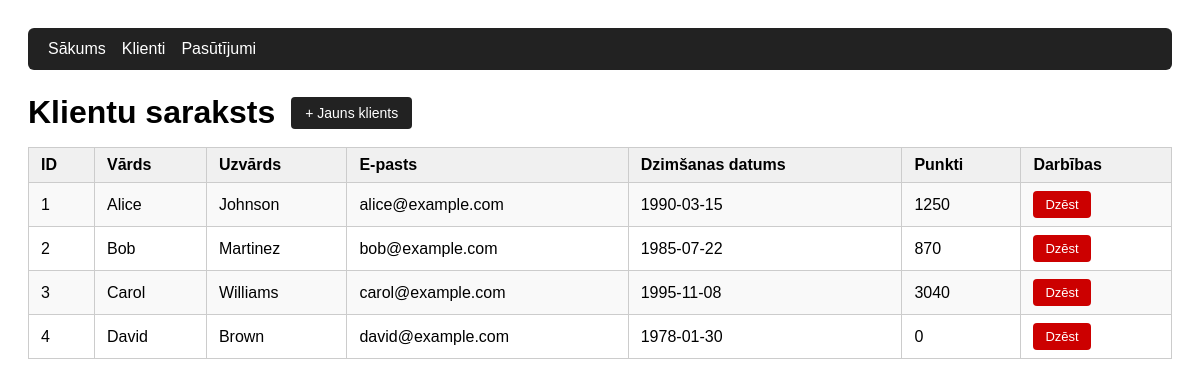
Page /customers on the committed database.
### tables this page shows
CREATE TABLE `customers` (
  `customer_id` int unsigned NOT NULL AUTO_INCREMENT,
  `first_name` varchar(50) NOT NULL,
  `last_name` varchar(50) NOT NULL,
  `email` varchar(255) NOT NULL,
  `birth_date` date NOT NULL,
  `points` int unsigned NOT NULL DEFAULT '0',
  PRIMARY KEY (`customer_id`),
  UNIQUE KEY `email` (`email`)
);

### src/controllers/CustomerController.php (called while the page is built, shortened)
<?php
class CustomerController
{
    public static function index(): void
    {
        $withOrders = isset($_GET['with-orders']) && $_GET['with-orders'] === 'full';
        $customers  = $withOrders ? Customer::getAllWithOrders() : Customer::getAll();
        require __DIR__ . '/../views/customers.php';
    }
}

### db/DB.php (called while the page is built, shortened)
<?php
class DB
{
    private static PDO $pdo;
    public static function connect(): void
    {
        self::$pdo = new PDO(
            "mysql:host={$_ENV['DB_HOST']};dbname={$_ENV['DB_NAME']};charset=utf8mb4",
            $_ENV['DB_USER'],
            $_ENV['DB_PASS']
        );
        self::$pdo->setAttribute(PDO::ATTR_ERRMODE, PDO::ERRMODE_EXCEPTION);
    }
    public static function query(string $sqlQuery): array
    {
        $stmt = self::$pdo->query($sqlQuery);
        return $stmt->fetchAll(PDO::FETCH_ASSOC);
    }
}

### src/models/Customer.php (called while the page is built, shortened)
<?php
class Customer
{
    public function __construct(array $row)
    {
        $this->customer_id = $row['customer_id'];
        $this->first_name  = $row['first_name'];
        $this->last_name   = $row['last_name'];
        $this->email       = $row['email'];
        $this->birth_date  = $row['birth_date'];
        $this->points      = $row['points'];
    }
    public static function getAll(): array
    {
        $rows = DB::query('SELECT * FROM customers');
        return array_map(fn($row) => new self($row), $rows);
    }
}

### src/views/customers.php (the view, shortened to what this page needs)
<!DOCTYPE html>
<html lang="lv">
<head>
</head>
<body>
    <?php require __DIR__ . '/nav.php'; ?>
    <div class="top">
        <h1>Klientu saraksts</h1>
        <a href="/customers/create" class="btn">+ Jauns klients</a>
    </div>
    <table>
        <tr>
            <th>ID</th>
            <th>Vārds</th>
            <th>Uzvārds</th>
            <th>E-pasts</th>
            <th>Dzimšanas datums</th>
            <th>Punkti</th>
            <th>Darbības</th>
        </tr>
        <?php foreach ($customers as $customer): ?>
        <tr>
            <td><?= htmlspecialchars($customer->customer_id) ?></td>
            <td><?= htmlspecialchars($customer->first_name) ?></td>
            <td><?= htmlspecialchars($customer->last_name) ?></td>
            <td><?= htmlspecialchars($customer->email) ?></td>
            <td><?= htmlspecialchars($customer->birth_date) ?></td>
            <td><?= htmlspecialchars($customer->points) ?></td>
            <td>
                <form method="POST" action="/customers/<?= $customer->customer_id ?>/delete">
                    <button type="submit" class="btn-delete">Dzēst</button>
                </form>
            </td>
        </tr>
        <?php endforeach; ?>
    </table>
</body>
</html>

### src/views/customers.php (style rules this page uses)
body { font-family: Arial, sans-serif; padding: 20px; }
table { border-collapse: collapse; width: 100%; }
th, td { border: 1px solid #ccc; padding: 8px 12px; text-align: left; }
th { background-color: #f0f0f0; }
tr:nth-child(even) { background-color: #f9f9f9; }
.top { display: flex; align-items: center; gap: 16px; margin-bottom: 16px; }
.top h1 { margin: 0; }
.btn { padding: 8px 14px; background: #222; color: #fff; text-decoration: none; border-radius: 4px; font-size: 14px; }
.btn-delete { background: #cc0000; border: none; cursor: pointer; font-size: 13px; padding: 6px 12px; color: #fff; border-radius: 4px; }

### rows in the picture
customers: customer_id "1", first_name "Alice", last_name "Johnson", email "alice@example.com", birth_date "1990-03-15", points "1250"
customers: customer_id "2", first_name "Bob", last_name "Martinez", email "bob@example.com", birth_date "1985-07-22", points "870"
customers: customer_id "3", first_name "Carol", last_name "Williams", email "carol@example.com", birth_date "1995-11-08", points "3040"
customers: customer_id "4", first_name "David", last_name "Brown", email "david@example.com", birth_date "1978-01-30", points "0"
